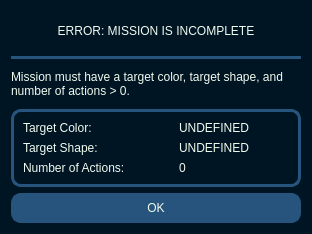
<?xml version="1.0" encoding="UTF-8"?>
<ui version="4.0">
 <class>MissionInvalidDialog</class>
 <widget class="QDialog" name="MissionInvalidDialog">
  <property name="geometry">
   <rect>
    <x>0</x>
    <y>0</y>
    <width>312</width>
    <height>234</height>
   </rect>
  </property>
  <property name="sizePolicy">
   <sizepolicy hsizetype="Fixed" vsizetype="Fixed">
    <horstretch>0</horstretch>
    <verstretch>0</verstretch>
   </sizepolicy>
  </property>
  <property name="windowTitle">
   <string>Dialog</string>
  </property>
  <property name="styleSheet">
   <string notr="true">QWidget
{
	background: rgb(0,21,36);
	font: 87 10pt &quot;Arial Black&quot;;
}

QFrame
{
	background: transparent;
	border: 3 solid;
	border-color: rgb(38,84,124);
	border-radius: 10;
}

QLabel
{
    border: 0;
	border-color:transparent; 
	color: rgb(241,250,238);
}

</string>
  </property>
  <layout class="QVBoxLayout" name="verticalLayout">
   <item>
    <widget class="QLabel" name="dialog_title">
     <property name="styleSheet">
      <string notr="true">font: 87 12pt &quot;Arial Black&quot;;</string>
     </property>
     <property name="text">
      <string>ERROR: MISSION IS INCOMPLETE</string>
     </property>
     <property name="alignment">
      <set>Qt::AlignCenter</set>
     </property>
    </widget>
   </item>
   <item>
    <widget class="Line" name="line">
     <property name="styleSheet">
      <string notr="true">color: rgb(255, 255, 255);</string>
     </property>
     <property name="frameShadow">
      <enum>QFrame::Plain</enum>
     </property>
     <property name="orientation">
      <enum>Qt::Horizontal</enum>
     </property>
    </widget>
   </item>
   <item>
    <widget class="QLabel" name="directions_label">
     <property name="text">
      <string>Mission must have a target color, target shape, and number of actions &gt; 0.</string>
     </property>
     <property name="alignment">
      <set>Qt::AlignLeading|Qt::AlignLeft|Qt::AlignVCenter</set>
     </property>
     <property name="wordWrap">
      <bool>true</bool>
     </property>
    </widget>
   </item>
   <item>
    <widget class="QFrame" name="frame">
     <property name="sizePolicy">
      <sizepolicy hsizetype="Minimum" vsizetype="Preferred">
       <horstretch>0</horstretch>
       <verstretch>0</verstretch>
      </sizepolicy>
     </property>
     <property name="minimumSize">
      <size>
       <width>150</width>
       <height>0</height>
      </size>
     </property>
     <property name="styleSheet">
      <string notr="true"/>
     </property>
     <property name="frameShape">
      <enum>QFrame::StyledPanel</enum>
     </property>
     <property name="frameShadow">
      <enum>QFrame::Raised</enum>
     </property>
     <layout class="QFormLayout" name="formLayout_2">
      <item row="0" column="0">
       <widget class="QLabel" name="target_color_label">
        <property name="text">
         <string>Target Color:</string>
        </property>
       </widget>
      </item>
      <item row="0" column="1">
       <widget class="QLabel" name="color_label">
        <property name="styleSheet">
         <string notr="true"/>
        </property>
        <property name="text">
         <string>UNDEFINED</string>
        </property>
       </widget>
      </item>
      <item row="1" column="0">
       <widget class="QLabel" name="target_shape_label">
        <property name="sizePolicy">
         <sizepolicy hsizetype="Minimum" vsizetype="Preferred">
          <horstretch>0</horstretch>
          <verstretch>0</verstretch>
         </sizepolicy>
        </property>
        <property name="minimumSize">
         <size>
          <width>150</width>
          <height>0</height>
         </size>
        </property>
        <property name="text">
         <string>Target Shape:</string>
        </property>
       </widget>
      </item>
      <item row="1" column="1">
       <widget class="QLabel" name="shape_label">
        <property name="styleSheet">
         <string notr="true"/>
        </property>
        <property name="text">
         <string>UNDEFINED</string>
        </property>
       </widget>
      </item>
      <item row="2" column="0">
       <widget class="QLabel" name="actions_label">
        <property name="sizePolicy">
         <sizepolicy hsizetype="Minimum" vsizetype="Preferred">
          <horstretch>0</horstretch>
          <verstretch>0</verstretch>
         </sizepolicy>
        </property>
        <property name="minimumSize">
         <size>
          <width>150</width>
          <height>0</height>
         </size>
        </property>
        <property name="text">
         <string>Number of Actions:</string>
        </property>
       </widget>
      </item>
      <item row="2" column="1">
       <widget class="QLabel" name="actions_number_label">
        <property name="styleSheet">
         <string notr="true"/>
        </property>
        <property name="text">
         <string>0</string>
        </property>
       </widget>
      </item>
     </layout>
    </widget>
   </item>
   <item>
    <widget class="QPushButton" name="ok_pushbutton">
     <property name="styleSheet">
      <string notr="true">background-color:rgb(38,84,124);
border: 2 solid;
border-color: rgb(38,84,124);
border-radius: 10;
color: rgb(241,250,238);
padding: 6;</string>
     </property>
     <property name="text">
      <string>OK</string>
     </property>
    </widget>
   </item>
  </layout>
 </widget>
 <resources/>
 <connections/>
</ui>
